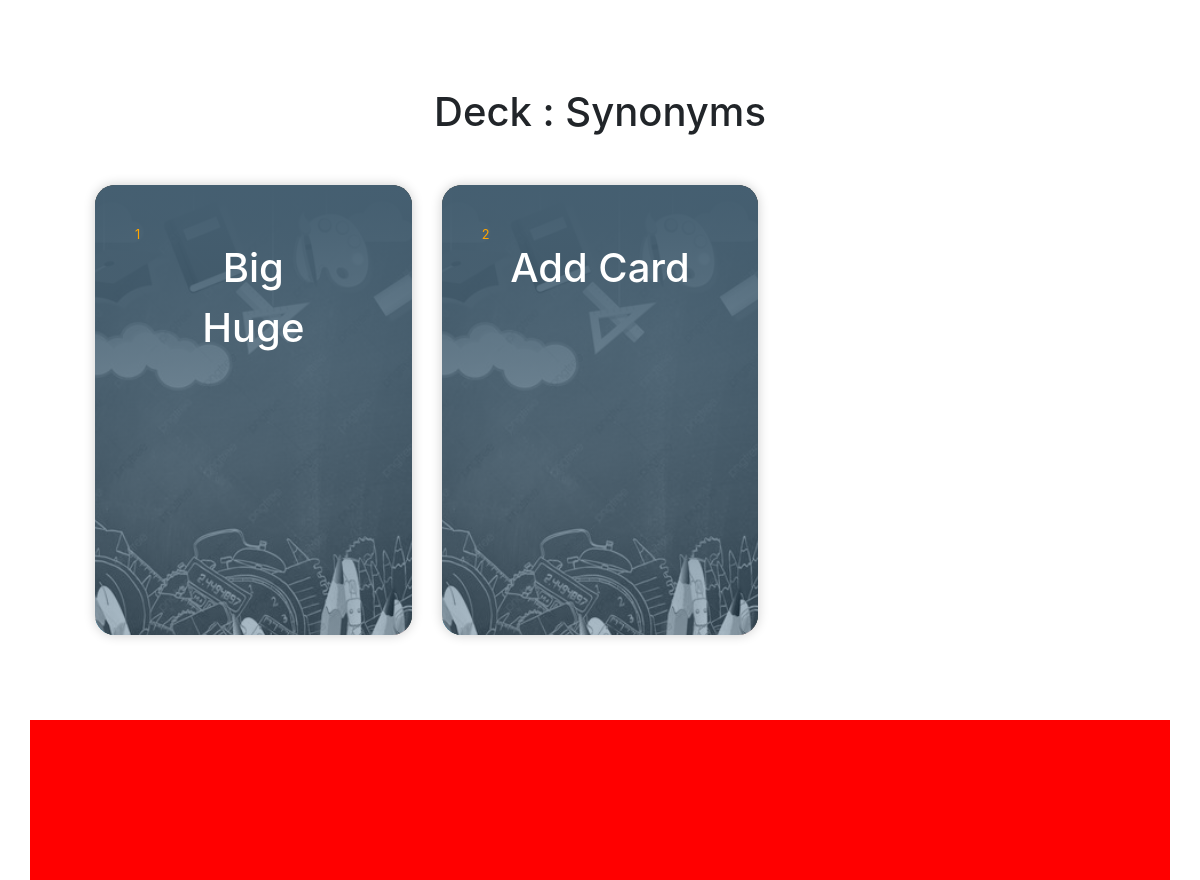
The page /deck/1/1/edit on the database as committed earlier.
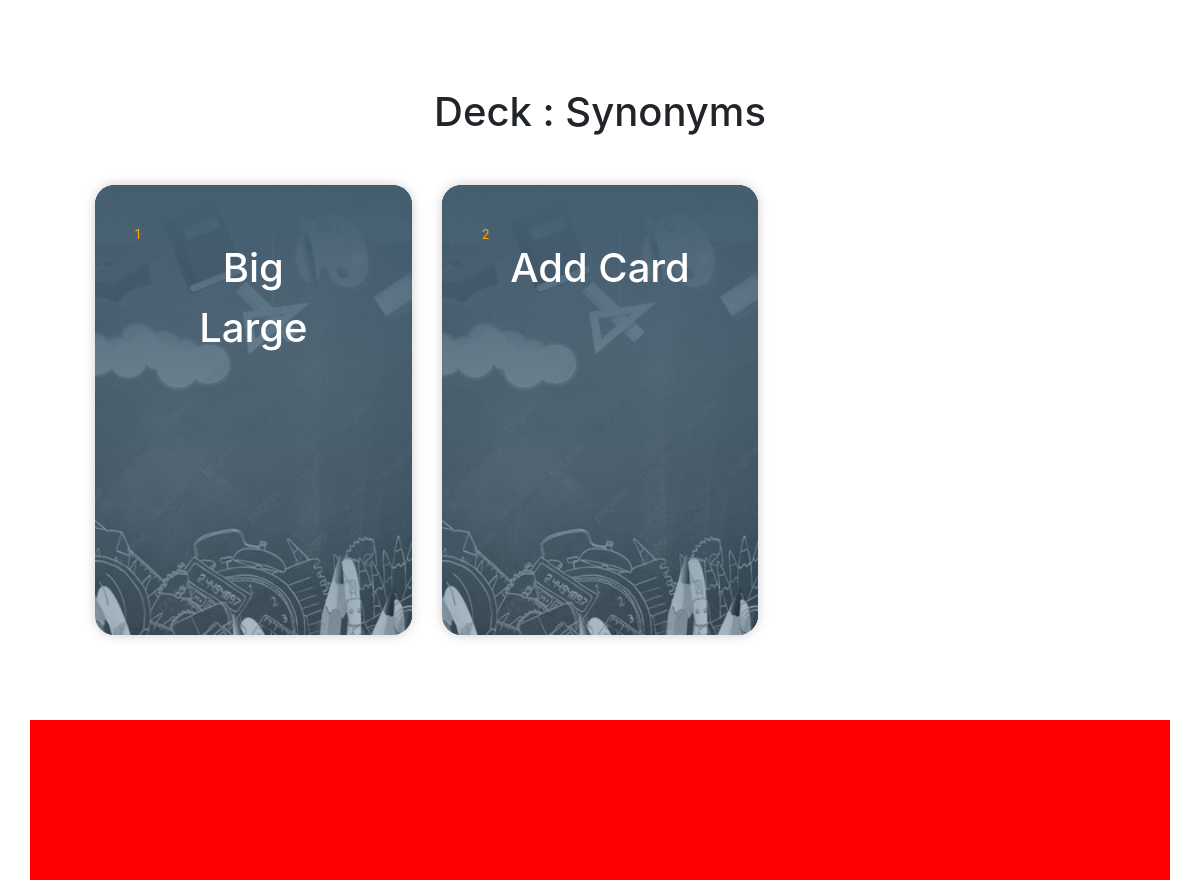
The same page on the database as committed later.
### models.py (models this page shows)
class Decks(db.Model):
	__tablename__ = 'deck'
	deck_no = db.Column(db.Integer, primary_key=True,autoincrement=True)
	deck_name = db.Column(db.String, unique = True)

	class FlashCardsMaker(db.Model):
		__tablename__ = deckName
		sl_no = db.Column(db.Integer,primary_key=True,autoincrement=True)
		card_word = db.Column(db.String)
		card_ans = db.Column(db.String)

### app.py (the view)
@app.route("/deck/<user_id>/<deck_no>/edit", methods=["GET","POST"])
def editdeck(user_id, deck_no):
	deck = Decks.query.filter_by(deck_no = deck_no).first()
	deckName = deck.deck_name
	cards = deck_dict[deckName].query.filter_by()
	card_info = {i.sl_no:[i.card_word.capitalize(), i.card_ans.capitalize()] for i in cards}
	return render_template("editdeck.html", num = len(card_info),user_id=user_id, deck_name=deckName.capitalize(), card_info=card_info, deck_no= deck_no)

### templates/editdeck.html (shortened to what this page needs)
<html>
<head>
    <link href="https://maxcdn.bootstrapcdn.com/bootstrap/4.1.1/css/bootstrap.min.css" rel="stylesheet" id="bootstrap-css">
    <link href="{{url_for('static',filename='editdeck.css')}}" rel="stylesheet" id="login-css">
</head>
<body>
    <div class="container upper">
        <p><a href="/deck/{{user_id}}">BACK</a></p>
        <br><br>
        <h1>Deck : {{deck_name}}</h1>
    </div>
    <section class="wrapper">
        <div class="container middle">
            {% for row in range((num+1)//3+1) %}
            <div class="row" padding="20px">
                {% for col in range(3) %} {%if (row*3 + col
                < num)%} <div class="col-md-4">
                    <div class="card text-white card-has-bg click-col" style="background-image:url({{ url_for('static',filename='bgimg.jpg') }});">
                        <div class="card-img-overlay d-flex flex-column">
                            <div class="card-body">
                                <small class="card-meta mb-2">{{row * 3 + col + 1}}</small>
                                <h1 class="card-title mt-0 "><a class="text-white">{{card_info.get(row * 3 + col + 1)[0]}}</a></h1>
                                <h1 class="card-title mt-0 "><a class="text-white">{{card_info.get(row * 3 + col + 1)[1]}}</a></h1>
                            </div>
                        </div>
                    </div>
            </div>
            {% endif %} {%if (row*3 + col == num)%}
            <div class="col-md-4">
                <div class="card text-white card-has-bg click-col" style="background-image:url({{ url_for('static',filename='bgimg.jpg') }});">
                    <div class="card-img-overlay d-flex flex-column">
                        <div class="card-body">
                            <small class="card-meta mb-2">{{row * 3 + col + 1}}</small>
                            <h1 class="card-title mt-0 "><a class="text-white">Add Card</a></h1>
                        </div>
                    </div>
                </div>
            </div>
            {% endif %} {% endfor %}
        </div>
        {% endfor %}
        </div>
    </section>
    <div class="container lower">
    </div>
</body>
</html>

### static/editdeck.css (style rules this page uses)
body { background-color: #ffffff; }
.wrapper { margin: 10vh; }
.card { border: none; transition: all 500ms cubic-bezier(0.19, 1, 0.22, 1); overflow: hidden; border-radius: 20px; min-height: 450px; box-shadow: 0 0 12px 0 rgba(0, 0, 0, 0.2); }
.card.card-has-bg { transition: all 500ms cubic-bezier(0.19, 1, 0.22, 1); background-size: 120%; background-repeat: no-repeat; background-position: center center; }
.card.card-has-bg:before { content: ""; position: absolute; top: 0; right: 0; bottom: 0; left: 0; background: inherit; -webkit-filter: grayscale(1); -moz-filter: grayscale(100%); -ms-filter: grayscale(100%); -o-filter: grayscale(100%); filter: grayscale(100%); }
.card .card-meta { color: orange; }
.card .card-body { transition: all 500ms cubic-bezier(0.19, 1, 0.22, 1); }
.card .card-img-overlay { transition: all 800ms cubic-bezier(0.19, 1, 0.22, 1); background: #234f6d; background: linear-gradient(0deg, rgba(35, 79, 109, 0.3785889356) 0%, #455f71 100%); }
.row { padding-top: 25px; padding-bottom: 25px; }
a { text-decoration: none; color: white; }
h1 { text-align: center; }
.upper { height: 10vh; }
.middle { height: 60vh; }
.lower { background-color: red; height: 20vh; }

Rows that differ between the two databases and show on the page:
changed FlashCardsMaker "Big": card_info.get(row*3+col+1)[1] "Huge" → "Large"
